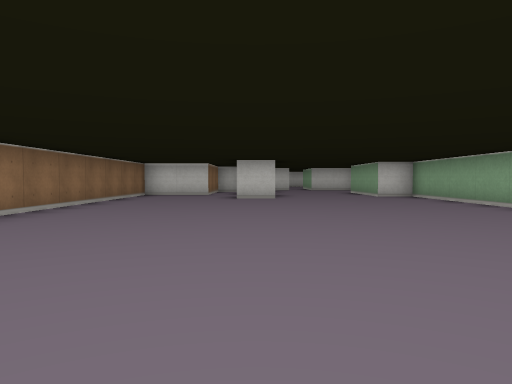
View 1 (above)

24 first-person views from a walk through a cub3D ray-caster map. The camera is about half as high as the walls, tilts 2° down and sees 70° across. The floor is counted in squares. Each view is taken from the middle of a square. On the plan, view 1 faces up. The plan holds only what a view shows up to about 9 squares ahead; the rest is blank.

View 2
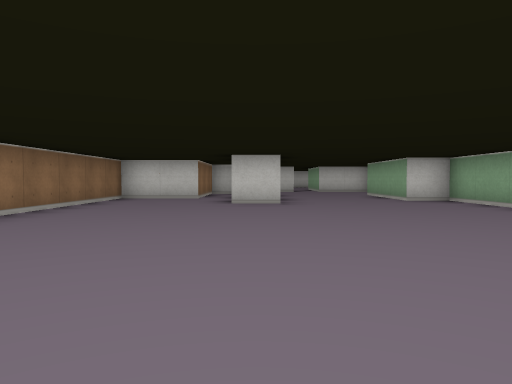

View 3
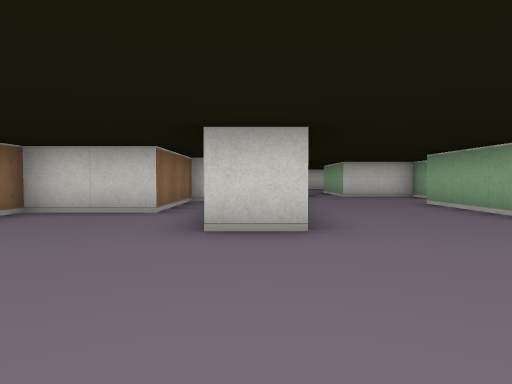

View 4
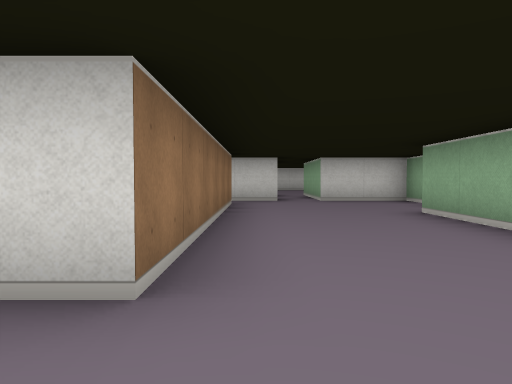

View 5
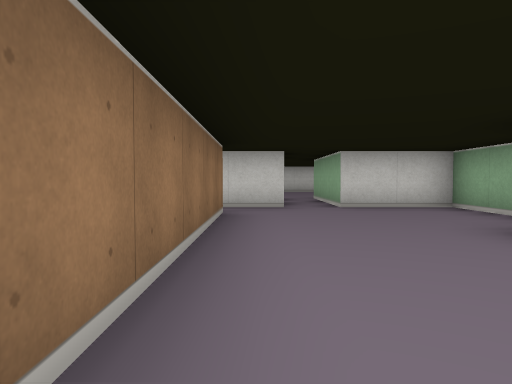

View 6
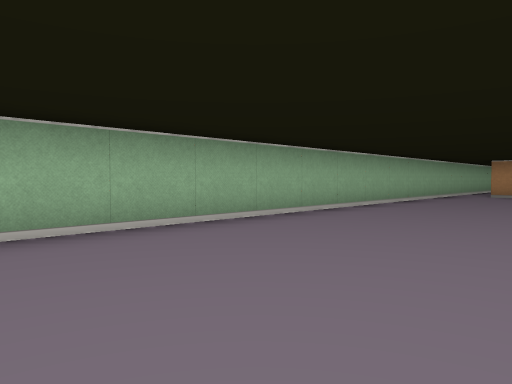

View 7
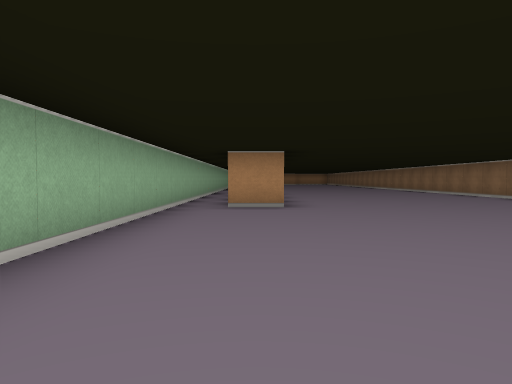

View 8
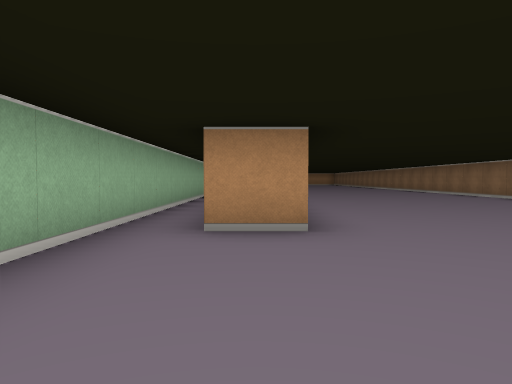

View 9
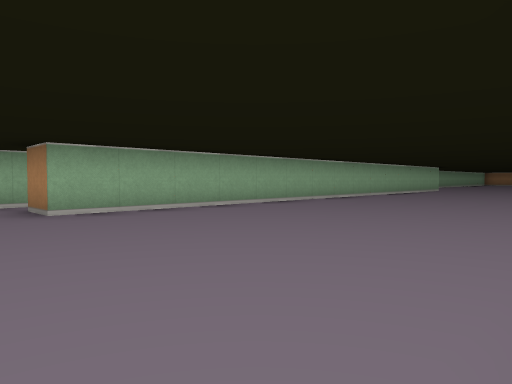

View 10
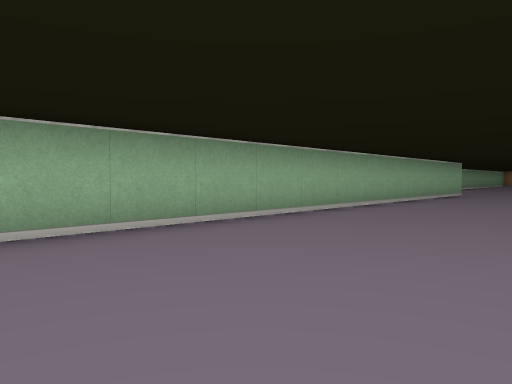

View 11
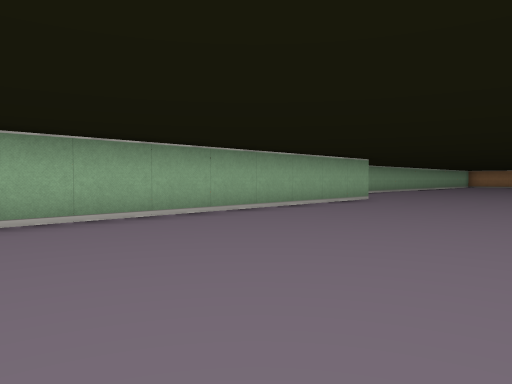

View 12
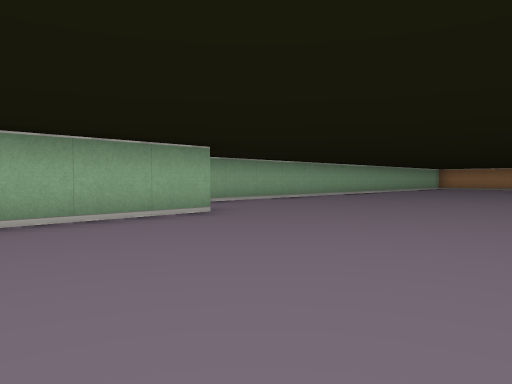

View 13
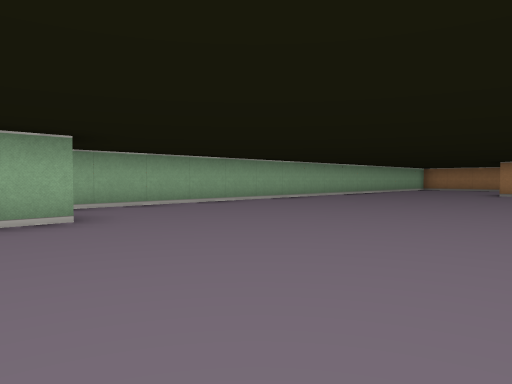

View 14
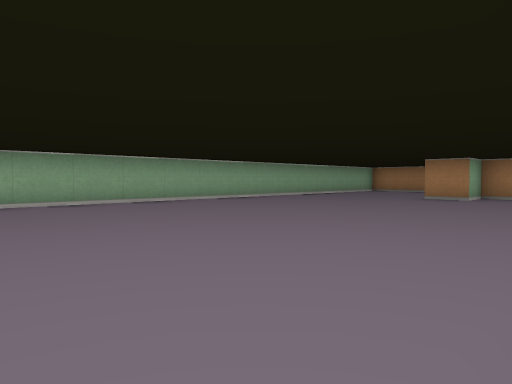

View 15
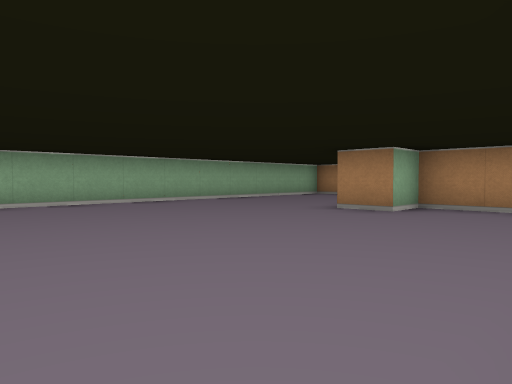

View 16
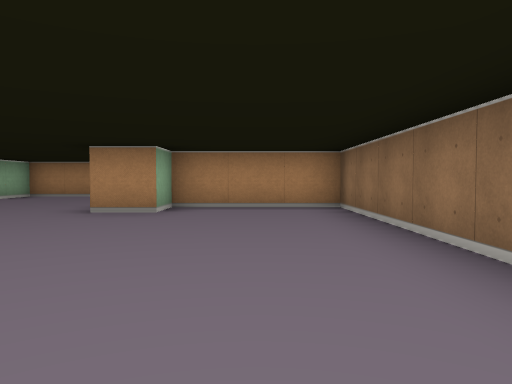

View 17
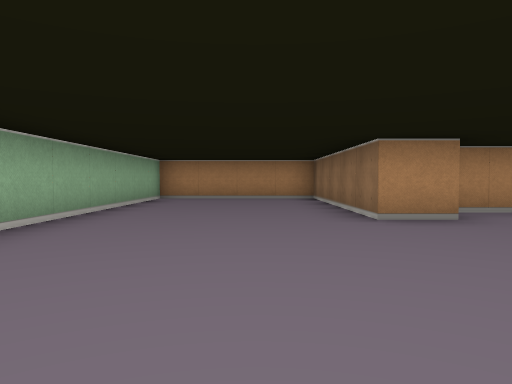

View 18
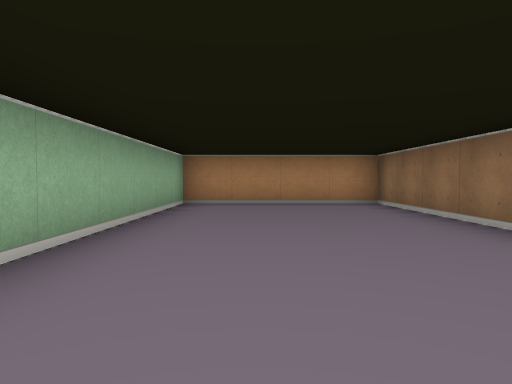

View 19
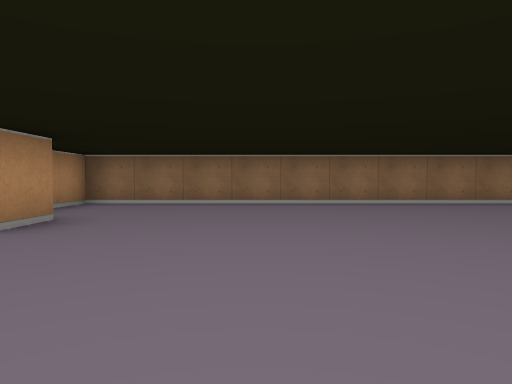

View 20
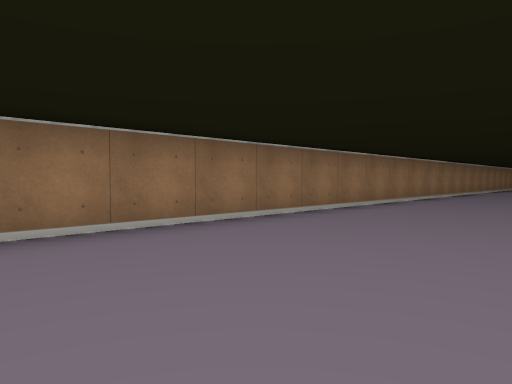

View 21
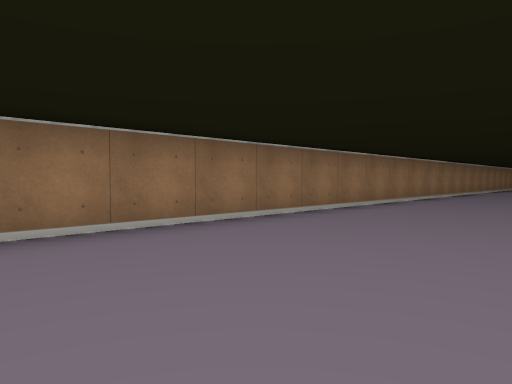

View 22
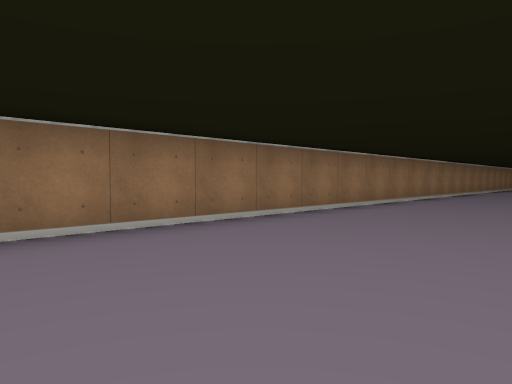

View 23
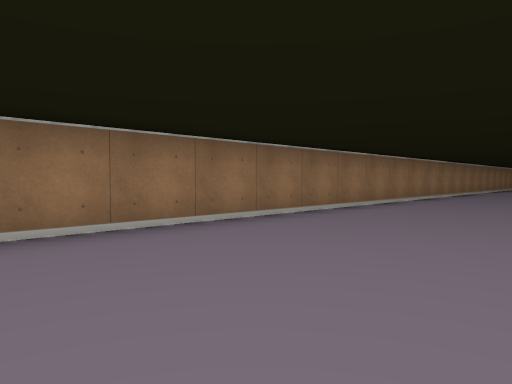

View 24
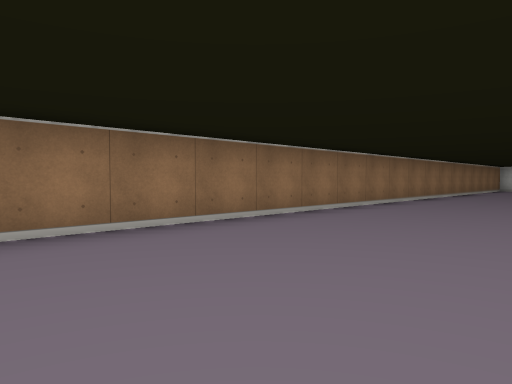

### Floor plan
Points are (right, up) in squares from view 1. A wall is a line through its corners. A room is listed if a view was taken in it or the views show most of it. See-through windows are left out.
Room 1 (views 1, 2, 3, 4, 5, 6, 7, 8, 9, 10, 11, 12, 13, 14, 15, 16, 17, 18, 19, 20, 21, 22, 23, 24)
walls: (4.5, -7) (4.5, 10.5) (3.5, 10.5) (3.5, 13.5); (2.5, -16.6) (2.5, -1.5) (3.5, -1.5); (-3.5, 3.2) (-3.5, -28.5) (-0.5, -28.5) (-0.5, -27.5) (0.5, -27.5) (0.5, -32.5) (4.5, -32.5) (4.5, -17.1); (-1.5, 14.5) (-1.5, 11.5) (-3.5, 11.5) (-3.5, 4.9); (4.5, 15) (4.5, 16.5) (2.5, 16.5); (0.5, 15.5) (0.5, 9.5) (-0.5, 9.5); (1.6, 16.5) (0.4, 16.5)
ways out: opening at (2, 17)

Where each view was taken, in squares from view 1:
view 1: 0 up, 0 right, facing up
view 2: 2 up, 0 right, facing up
view 3: 6 up, 0 right, facing up
view 4: 8 up, 1 right, facing up
view 5: 10 up, 1 right, facing up
view 6: 10 up, 1 right, facing down-right
view 7: 5 up, 3 right, facing down
view 8: 2 up, 3 right, facing down
view 9: 0 up, 3 left, facing down-right
view 10: 4 down, 1 left, facing down-right
view 11: 8 down, 2 left, facing down-right
view 12: 13 down, 2 left, facing down-right
view 13: 15 down, 2 left, facing down-right
view 14: 18 down, 3 left, facing down-right
view 15: 22 down, 3 left, facing down-right
view 16: 22 down, 2 left, facing down
view 17: 23 down, 2 right, facing down
view 18: 25 down, 3 right, facing down
view 19: 25 down, 4 right, facing left
view 20: 24 down, 0 right, facing up-left
view 21: 20 down, 0 right, facing up-left
view 22: 15 down, 0 right, facing up-left
view 23: 9 down, 0 right, facing up-left
view 24: 6 down, 0 right, facing up-left
